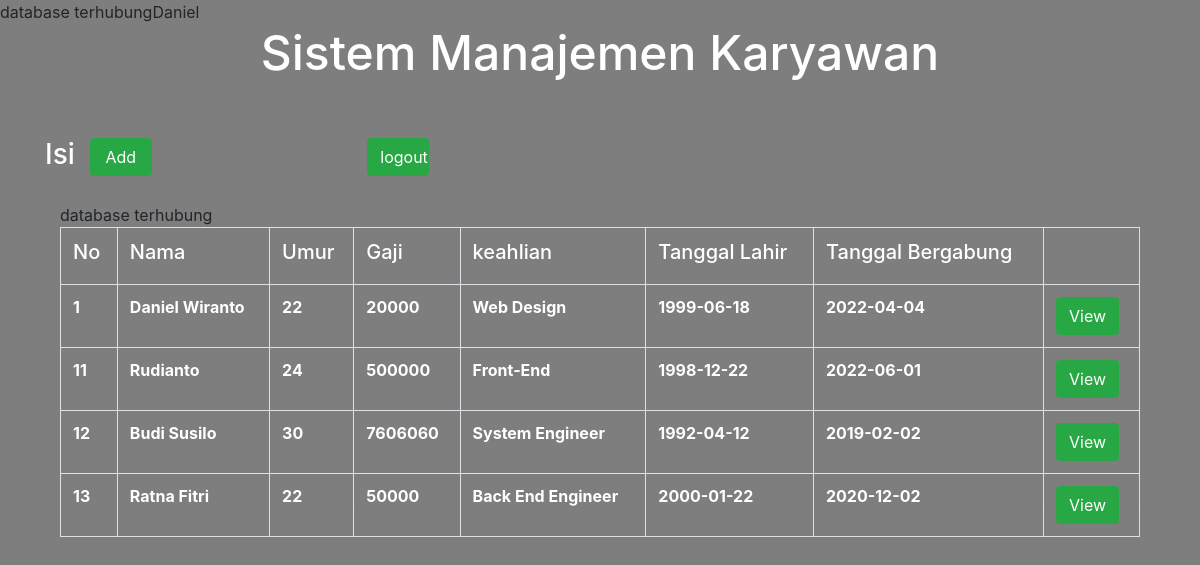
/display.php (signed in), run on the app's committed database.
### tables this page shows
CREATE TABLE `employee` (
  `no` int(10) NOT NULL,
  `name` varchar(50) NOT NULL,
  `age` int(20) NOT NULL,
  `salary` int(20) NOT NULL,
  `date_of_birth` date NOT NULL,
  `date_of_join` date NOT NULL,
  `keahlian` varchar(50) NOT NULL
);

### display.php (the view, shortened to what this page needs)
<?php
echo $_SESSION['name'];
?>
<!DOCTYPE html>
<html>
<head>
	<link href="https://stackpath.bootstrapcdn.com/bootstrap/4.1.1/css/bootstrap.min.css" rel="stylesheet">
</head>
<body>
<br>
<div>
<h2 class="text-white"><center><font size="10">Sistem Manajemen Karyawan</font></center></h2>
</div><br>
<div class="container">
	<div class="col-lg-12"><br>
		<div class="row">
		<h3 class="text-white">Isi</h3>
        <a href="insert.php" class="col-lg-3"><button class="btn btn-success col-lg-3">Add</button></a> <a href="logout.php" class="col-lg-3"><button class="btn btn-success col-lg-3" name="logout">logout</button></a>
    </div><br>
		<table class="table table-stripped table-hover table-bordered">
			<tr class="text-white">
				<th><h5>No</h5></th>
				<th><h5>Nama</h5></th>
				<th><h5>Umur</h5></th>
				<th><h5>Gaji</h5></th>
				<th><h5>keahlian</h5></th>
				<th><h5>Tanggal Lahir</h5></th>
				<th><h5>Tanggal Bergabung</h5></th>
			</tr>
			<?php
include 'conn.php';
$q="select * from employee";
$query = mysqli_query($conn,$q);
while ($res = mysqli_fetch_array($query)) {
?>
			<tr class="text-white">
				<th><?php echo $res['no'] ?></th>
				<th><?php echo $res['name'] ?></th>
				<th><?php echo $res['age'] ?></th>
				<th><?php echo $res['salary'] ?></th>
				<th><?php echo $res['keahlian'] ?></th>
				<th><?php echo $res['date_of_birth'] ?></th>
				<th><?php echo $res['date_of_join'] ?></th>
				<th><a  href="update.php?no=<?php echo $res['no']; ?>" class="text-white"><button class="btn btn-success">View</button></a></th>
			</tr>
<?php }
?>
		</table>
	</div>
</div>
</body>
</html>

### display.php (style rules this page uses)
body { background-image:linear-gradient(rgba(71,71,71,0.7),rgba(71,71,71,0.7)),url(https://jendela360.com/info/wp-content/uploads/2020/09/interior-kantor-modern.jpg); background-size: cover; background-position: center; height: 100vh; }

### data on the page
employee: no "1", name "Daniel Wiranto", age "22", salary "20000", keahlian "Web Design", date_of_birth "1999-06-18", date_of_join "2022-04-04"
employee: no "11", name "Rudianto", age "24", salary "500000", keahlian "Front-End", date_of_birth "1998-12-22", date_of_join "2022-06-01"
employee: no "12", name "Budi Susilo", age "30", salary "7606060", keahlian "System Engineer", date_of_birth "1992-04-12", date_of_join "2019-02-02"
employee: no "13", name "Ratna Fitri", age "22", salary "50000", keahlian "Back End Engineer", date_of_birth "2000-01-22", date_of_join "2020-12-02"

### other printed values
$_SESSION['name'] "Daniel"
